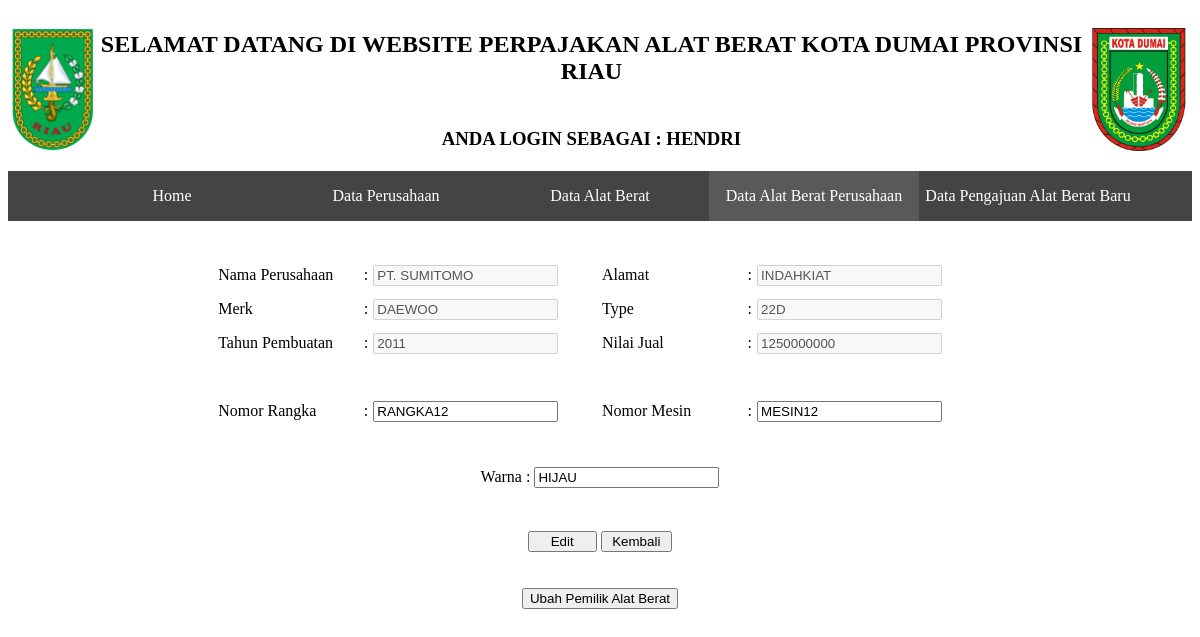
The page /dabusEDIT.php?kodeInvent=P0001003 (signed in) on the database its author committed.
### tables this page shows
CREATE TABLE `datauser` (
  `kodeAkses` varchar(5) NOT NULL,
  `nama` varchar(50) NOT NULL,
  `alamat` varchar(255) NOT NULL,
  `nomorTelepon` varchar(16) NOT NULL,
  `email` varchar(50) NOT NULL
);

CREATE TABLE `merkalat` (
  `kodeMerk` varchar(3) NOT NULL,
  `merk` varchar(50) NOT NULL
);

CREATE TABLE `typealat` (
  `kodeType` varchar(13) NOT NULL,
  `kodeMerk` varchar(3) NOT NULL,
  `type` varchar(12) NOT NULL,
  `indexJenis` int(11) NOT NULL
);

CREATE TABLE `alatberat` (
  `kodeAB` varchar(15) NOT NULL,
  `kodeType` varchar(13) NOT NULL,
  `tahun` varchar(4) NOT NULL,
  `njkb` bigint(13) NOT NULL
);

CREATE TABLE `inventaris` (
  `kodeInvent` varchar(8) NOT NULL,
  `noRangka` varchar(17) NOT NULL,
  `noMesin` varchar(10) NOT NULL,
  `warna` varchar(12) NOT NULL,
  `tanggalMasuk` datetime NOT NULL,
  `tanggalJatuhTempo` datetime NOT NULL,
  `kodeAB` varchar(15) NOT NULL,
  `kodeAkses` varchar(5) NOT NULL,
  `kodeAju` varchar(7) DEFAULT NULL
);

### dabusedit.php (the view, shortened to what this page needs)
<!DOCTYPE html PUBLIC "-//W3C//DTD XHTML 1.0 Transitional//EN" "http://www.w3.org/TR/xhtml1/DTD/xhtml1-transitional.dtd">
<html xmlns="http://www.w3.org/1999/xhtml">
<head>
<link rel="stylesheet" href="css/style.css" />
</head>
<body>
<?php
$namaSes = $_SESSION['nama'];
$hakAkses = $_SESSION['hakAkses'];
		include("configDB.php");
		$kodeInvent = $_GET['kodeInvent'];
		$data = mysqli_query($conn, "select datauser.*, alatberat.*, merkalat.*, typealat.*, inventaris.* from datauser, alatberat, merkalat, typealat, inventaris where datauser.kodeAkses=inventaris.kodeAkses and merkalat.kodeMerk=typealat.kodeMerk and typealat.kodeType=alatberat.kodeType and alatberat.kodeAB=inventaris.kodeAB and inventaris.kodeInvent='$kodeInvent'");
		while($res = mysqli_fetch_array($data))
{
		$nama = $res['nama'];
		$merk = $res['merk'];
		$type = $res['type'];
		$tahun = $res['tahun'];
		$noRangka = $res['noRangka'];
		$noMesin = $res['noMesin'];
		$njkb = $res['njkb'];
		$alamat = $res['alamat'];
		$warna = $res['warna'];
	}
?>
<center>
<table border="0" align="center" width="100%">
<tr>
<td rowspan="2" align="right"><img src="images/logoRiau.png" height="123,5" width="83,75" /></td>
<td align="center"><h2>SELAMAT DATANG DI WEBSITE PERPAJAKAN ALAT BERAT KOTA DUMAI PROVINSI RIAU</h2></td>
<td rowspan="2"><img src="images/logoDumai.png" height="123,5" width="100" /></td>
</tr>
<tr>
<td align="center"><h3>ANDA LOGIN SEBAGAI : <?php echo $namaSes; ?></h3></td>
</tr>
</table>
<?php if($hakAkses == "Admin"){?>
<header>
	    <div class="nav">
      <ul>
        <li class="home"><a href="home.php">Home</a></li>
        <li class="karyawan"><a href="karyawan.php">Data Karyawan</a></li>
        <li class="daus"><a href="daus.php">Data Perusahaan</a></li>
		<li class="dab"><a href="dab.php">Data Alat Berat</a></li>
        <li class="dabus"><a class="active" href="#">Data Alat Berat Perusahaan</a></li>
        <li class="dapeng"><a href="dapeng.php">Data Pengajuan Alat Berat Baru</a></li>
       	</ul>
    </div>
  </header>
<?php } else if($hakAkses == "Operator"){?>
<header>
	    <div class="nav">
      <ul>
        <li class="home"><a href="home.php">Home</a></li>
        <li class="daus"><a href="daus.php">Data Perusahaan</a></li>
        <li class="dab"><a href="dab.php">Data Alat Berat</a></li>
        <li class="dabus"><a class="active" href="#">Data Alat Berat Perusahaan</a></li>
        <li class="dapeng"><a href="dapeng.php">Data Pengajuan Alat Berat Baru</a></li>
       	</ul>
    </div>
  </header>
<?php } ?>
  <br /><br />
  <form name="editDabus" method="POST" action="">
  <table border="0" width="65%" class="info">
  <tr>
  <td width="19%">Nama Perusahaan</td>
  <td width="1%">:</td>
  <td width="30%"><input type="text" name="nama" id="nama" disabled="disabled" value="<?php echo $nama;?>"/></td>
  <td width="19%">Alamat</td>
  <td width="1%">:</td>
  <td width="30%"><input type="text" name="alamat" id="alamat" disabled="disabled" value="<?php echo $alamat;?>"/></td>
  </tr>
  <tr>
  <td>Merk</td>
  <td>:</td>
  <td><input type="text" name="merk" id="merk" disabled="disabled" value="<?php echo $merk;?>"></td>
  <td>Type</td>
  <td>:</td>
  <td><input type="text" name="type" id="type" disabled="disabled" value="<?php echo $type;?>"></td>
  </tr><tr>
  <td>Tahun Pembuatan</td>
  <td>:</td>
  <td><input type="text" name="tahun" id="tahun" disabled="disabled" value="<?php echo $tahun;?>"></td>
  <td>Nilai Jual</td>
  <td>:</td>
  <td><input type="text" name="njkb" id="njkb" disabled="disabled" value="<?php echo $njkb;?>"/></td>
  </tr>
  <tr><td colspan=6><label> &nbsp;</label></td></tr><tr>
  <td>Nomor Rangka</td>
  <td>:</td>
  <td><input type="text" name="noRangka" id="noRangka" required="required" value="<?php echo $noRangka;?>"/></td>
  <td>Nomor Mesin</td>
  <td>:</td>
  <td><input type="text" name="noMesin" id="noMesin" required="required" value="<?php echo $noMesin;?>"/></td>
  </tr>
  <tr><tr>
  <td colspan=6 align="center">Warna : <input type="text" name="warna" id="warna" required="required" value="<?php echo $warna;?>"/></td>
  </tr>
  </table>
  <br /><br />
  <input type="submit" name="oke" id="oke" value="    Edit    " />
  <input type="button" name="batal" id="batal" value=" Kembali " onclick="window.location.href='dabus.php'"/>
</form>
<br /><br />
<form name="gobbn" method="post">
<input type="submit" name="bbn" id="bbn" value="Ubah Pemilik Alat Berat" />
</form>
</center>
</body>
</html>

### css/style.css (style rules this page uses)
.nav ul { list-style: none; background-color: #444; text-align: center; padding: 0; margin: 0; }
.nav li { font-size: 9px; line-height: 40px; height: 20px; border-bottom: 1px solid #888; }
.nav a { text-decoration: none; color: #fff; display: block; transition: .3s background-color; }
.nav a.active { background-color: #595959; color: #fff; cursor: default; }
@media screen and (min-width: 500px) { .nav li { width: 210px; border-bottom: none; height: 50px; line-height: 50px; font-size: 1em; } }
@media screen and (min-width: 500px) { .nav li { display: inline-block; margin-right: 0px; } }
.info tr, .info td { height:30px; }

### rows shown on the page
datauser: nama "PT. SUMITOMO", alamat "INDAHKIAT", merk "DAEWOO", type "22D", tahun "2011", njkb "1250000000", noRangka "RANGKA12", noMesin "MESIN12", warna "HIJAU"

### other values the page prints
$namaSes "HENDRI"
